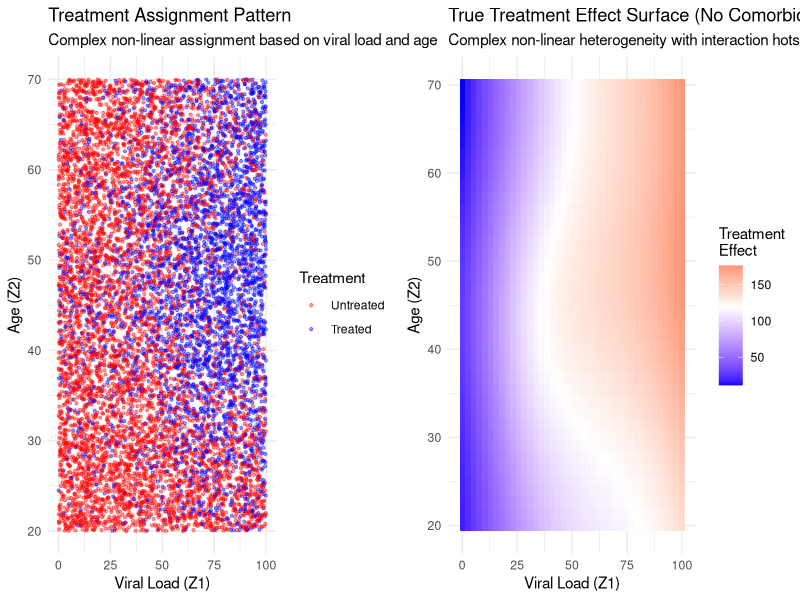

Generate this figure with R: (Note: this script raises an error after producing the figure.)
## ---- chunk 1
knitr::opts_chunk$set(
  echo = TRUE,
  message = FALSE,
  warning = FALSE,
  fig.align = "center",
  fig.width = 10,
  fig.height = 6
)


# Load required libraries
library(dplyr)
library(knitr)
library(kableExtra)
library(randomForest)
library(ggplot2)
library(gridExtra)
library(caret)

## ---- chunk 2
# Simple tabular data from original tutorial
z <- c(0, 0, 1, 1)
a <- c(0, 1, 0, 1)
y <- c(100, 150, 80, 130)
n <- c(300, 200, 150, 350)

data_simple <- data.frame(z, a, y, n)

kable(data_simple, 
      caption = "Table 1: Simple Cross-sectional Data",
      col.names = c("Z (Viral Load)", "A (Treatment)", "Y (CD4 Count)", "N (Sample Size)")) %>%
  kable_styling(bootstrap_options = c("striped", "hover", "condensed"))
## ---- chunk 3
# Calculate marginal distribution of Z
total_n <- sum(n)
z_marginal <- data_simple %>%
  group_by(z) %>%
  summarise(total = sum(n), prob = sum(n) / total_n, .groups = 'drop')

# Non-parametric G-formula
treated_outcomes <- data_simple %>%
  filter(a == 1) %>%
  left_join(z_marginal %>% select(z, prob), by = "z") %>%
  mutate(weighted_y = y * prob)

untreated_outcomes <- data_simple %>%
  filter(a == 0) %>%
  left_join(z_marginal %>% select(z, prob), by = "z") %>%
  mutate(weighted_y = y * prob)

ate_simple_nonparam <- sum(treated_outcomes$weighted_y) - sum(untreated_outcomes$weighted_y)

# Parametric G-formula (expand data and fit models)
data_expanded <- data_simple %>% slice(rep(row_number(), n))

# Fit models
y_model_simple <- lm(y ~ a + z, data = data_simple, weights = n)

# Simulate and predict
set.seed(123)
sim_n <- 100000
z_sim <- sample(z_marginal$z, size = sim_n, replace = TRUE, prob = z_marginal$prob)
sim_data <- data.frame(z = z_sim)

y_treated_simple <- predict(y_model_simple, newdata = sim_data %>% mutate(a = 1))
y_untreated_simple <- predict(y_model_simple, newdata = sim_data %>% mutate(a = 0))
ate_simple_param <- mean(y_treated_simple) - mean(y_untreated_simple)

# Random Forest
rf_model_simple <- randomForest(y ~ a + z, data = data_expanded, ntree = 500)
y_rf_treated_simple <- predict(rf_model_simple, newdata = sim_data %>% mutate(a = 1))
y_rf_untreated_simple <- predict(rf_model_simple, newdata = sim_data %>% mutate(a = 0))
ate_simple_rf <- mean(y_rf_treated_simple) - mean(y_rf_untreated_simple)

cat("Simple Data Results:\n")
cat("Non-parametric ATE:", round(ate_simple_nonparam, 2), "\n")
cat("Linear model ATE:", round(ate_simple_param, 2), "\n")
cat("Random Forest ATE:", round(ate_simple_rf, 2), "\n")
## ---- chunk 4
set.seed(42)
n_obs <- 10000  # Enough sample for ML methods

# Generate multiple confounders for richer interactions
z1 <- runif(n_obs, 0, 100)    # Viral load
z2 <- runif(n_obs, 20, 70)    # Age  
z3 <- rbinom(n_obs, 1, 0.3)   # Comorbidity (0/1)

# Complex non-linear treatment assignment with smooth relationships
treatment_logit <- -1.5 + 
  # Smooth S-curve for viral load (sicker patients less likely to get treatment)
  3 * plogis((z1 - 50) / 20) - 1.5 +
  
  # Smooth inverse-U for age (middle-aged more likely to get treatment)
  2 * exp(-((z2 - 45) / 15)^2) - 0.5 +
  
  # Comorbidity effect that varies smoothly with other variables
  z3 * (0.5 + 0.02 * z1 - 0.01 * z2) +
  
  # Smooth interaction surfaces
  0.015 * z1 * (z2 - 45) / 25 +                    # Viral load × Age interaction
  0.3 * sin(z1 * pi / 50) * cos(z2 * pi / 40) +    # Trigonometric interaction
  z3 * 0.2 * cos((z1 + z2) * pi / 80)              # Three-way interaction

treatment_prob <- plogis(treatment_logit)
a <- rbinom(n_obs, 1, treatment_prob)

# Complex outcome model with baseline health declining with viral load and age
baseline_outcome <- 200 - 1.5 * z1 + 0.01 * z1^2 +           # Viral load effect
                   50 * exp(-((z2 - 40) / 12)^2) +            # Age effect (peak health ~40)
                   z3 * (-30 - 0.3 * z1 + 0.5 * z2)           # Comorbidity penalty

# Highly heterogeneous treatment effects - the key for demonstrating RF advantage
treatment_effect <- 
  # Base effect varies smoothly with viral load
  30 + 0.8 * z1 + 20 * tanh((z1 - 40) / 20) +       # Smooth transition around z1=40
  
  # Age modifies effectiveness (peak around age 45)
  25 * exp(-((z2 - 45) / 18)^2) +                    
  
  # Comorbidity creates complex interactions
  z3 * (20 - 0.4 * z1 + 0.3 * z2) +                 
  
  # Smooth interactions that linear models struggle with
  0.008 * z1 * z2 +                                  # Linear interaction
  0.15 * z1 * z3 +                                   # z1×z3 interaction
  
  # Non-linear patterns
  15 * sin(z1 * pi / 60) * (1 + 0.5 * z3) +         # Sine modulation
  10 * cos(z2 * pi / 50) * exp(-z1 / 100) +         # Decaying cosine
  
  # Regional "sweet spots" where treatment works exceptionally well
  20 * exp(-((z1 - 30)^2 + (z2 - 40)^2) / 400) +    # Gaussian sweet spot
  15 * exp(-((z1 - 70)^2 + (z2 - 50)^2) / 500) * z3 # Another for comorbid patients

# Final outcome with moderate noise
y <- baseline_outcome + a * treatment_effect + rnorm(n_obs, 0, 25)

# Create dataset
data_complex <- data.frame(
  z1 = z1, z2 = z2, z3 = z3, 
  a = a, y = y,
  true_te = treatment_effect
)

# Summary statistics
summary_stats <- data_complex %>%
  summarise(
    n = n(),
    z1_mean = mean(z1), z1_sd = sd(z1),
    z2_mean = mean(z2), z2_sd = sd(z2),
    z3_mean = mean(z3),
    prop_treated = mean(a),
    y_mean = mean(y), y_sd = sd(y),
    te_mean = mean(true_te), te_sd = sd(true_te)
  )

kable(summary_stats,
      caption = "Table 2: Complex Data Summary Statistics",
      col.names = c("N", "Z1 Mean", "Z1 SD", "Z2 Mean", "Z2 SD", "Z3 Mean", 
                   "Prop. Treated", "Y Mean", "Y SD", "TE Mean", "TE SD"),
      digits = 2) %>%
  kable_styling(bootstrap_options = c("striped", "hover", "condensed"))
## ---- chunk 5
# Treatment probability by viral load and age
p1 <- ggplot(data_complex, aes(x = z1, y = z2, color = factor(a))) +
  geom_point(alpha = 0.4, size = 0.8) +
  labs(title = "Treatment Assignment Pattern",
       subtitle = "Complex non-linear assignment based on viral load and age",
       x = "Viral Load (Z1)", y = "Age (Z2)", color = "Treatment") +
  scale_color_manual(values = c("red", "blue"), labels = c("Untreated", "Treated")) +
  theme_minimal()

# Treatment effect surface (for patients without comorbidity)
grid_size <- 40
z1_grid <- seq(0, 100, length.out = grid_size)
z2_grid <- seq(20, 70, length.out = grid_size)

te_surface <- expand.grid(z1 = z1_grid, z2 = z2_grid) %>%
  mutate(z3 = 0) %>%  # Show for z3 = 0
  mutate(
    te = 30 + 0.8 * z1 + 20 * tanh((z1 - 40) / 20) +
         25 * exp(-((z2 - 45) / 18)^2) +
         z3 * (20 - 0.4 * z1 + 0.3 * z2) +
         0.008 * z1 * z2 +
         0.15 * z1 * z3 +
         15 * sin(z1 * pi / 60) * (1 + 0.5 * z3) +
         10 * cos(z2 * pi / 50) * exp(-z1 / 100) +
         20 * exp(-((z1 - 30)^2 + (z2 - 40)^2) / 400) +
         15 * exp(-((z1 - 70)^2 + (z2 - 50)^2) / 500) * z3
  )

p2 <- ggplot(te_surface, aes(x = z1, y = z2, fill = te)) +
  geom_tile() +
  scale_fill_gradient2(low = "blue", mid = "white", high = "red", 
                      midpoint = median(te_surface$te), name = "Treatment\nEffect") +
  labs(title = "True Treatment Effect Surface (No Comorbidity)",
       subtitle = "Complex non-linear heterogeneity with interaction hotspots",
       x = "Viral Load (Z1)", y = "Age (Z2)") +
  theme_minimal()

grid.arrange(p1, p2, ncol = 2)
## ---- chunk 6
# Linear models (using all three confounders)
outcome_model_linear <- lm(y ~ a + z1 + z2 + z3 + a:z1, data = data_complex)

# Polynomial model with modest flexibility (doesn't mirror DGP structure)
outcome_model_poly <- lm(y ~ a * (z1 + I(z1^3) + z2 + z3) + 
                        z1:z2 + z2:z3, data = data_complex)

# Random Forest models with proper hyperparameters
set.seed(123)
outcome_model_rf <- randomForest(y ~ a + z1 + z2 + z3, data = data_complex, 
                                ntree = 2000,        # More trees for stability
                                nodesize = 20,       # Larger nodes (less overfitting)
                                mtry = 2,           # Fewer variables per split
                                maxnodes = 200,     # Limit complexity
                                importance = TRUE)

# Model performance summaries
cat("Model Performance Summary:\n")
cat("Linear outcome R²:", round(summary(outcome_model_linear)$r.squared, 3), "\n")
cat("Polynomial outcome R²:", round(summary(outcome_model_poly)$r.squared, 3), "\n")
cat("RF outcome % Var Explained:", round(tail(outcome_model_rf$rsq, 1) * 100, 1), "%\n")
## ---- chunk 7
# Simulation setup
set.seed(456)
sim_n <- 10000

# Sample from marginal distributions of confounders
z1_sim <- sample(data_complex$z1, size = sim_n, replace = TRUE)
z2_sim <- sample(data_complex$z2, size = sim_n, replace = TRUE)
z3_sim <- sample(data_complex$z3, size = sim_n, replace = TRUE)

sim_data <- data.frame(z1 = z1_sim, z2 = z2_sim, z3 = z3_sim)

# Calculate true ATE on simulation sample
true_te_sim <- 30 + 0.8 * z1_sim + 20 * tanh((z1_sim - 40) / 20) +
               25 * exp(-((z2_sim - 45) / 18)^2) +
               z3_sim * (20 - 0.4 * z1_sim + 0.3 * z2_sim) +
               0.008 * z1_sim * z2_sim +
               0.15 * z1_sim * z3_sim +
               15 * sin(z1_sim * pi / 60) * (1 + 0.5 * z3_sim) +
               10 * cos(z2_sim * pi / 50) * exp(-z1_sim / 100) +
               20 * exp(-((z1_sim - 30)^2 + (z2_sim - 40)^2) / 400) +
               15 * exp(-((z1_sim - 70)^2 + (z2_sim - 50)^2) / 500) * z3_sim

true_ate <- mean(true_te_sim)

# Linear model predictions
y_linear_treated <- predict(outcome_model_linear, newdata = sim_data %>% mutate(a = 1))
y_linear_untreated <- predict(outcome_model_linear, newdata = sim_data %>% mutate(a = 0))
ate_linear <- mean(y_linear_treated) - mean(y_linear_untreated)

# Polynomial model predictions
y_poly_treated <- predict(outcome_model_poly, newdata = sim_data %>% mutate(a = 1))
y_poly_untreated <- predict(outcome_model_poly, newdata = sim_data %>% mutate(a = 0))
ate_poly <- mean(y_poly_treated) - mean(y_poly_untreated)

# Random Forest predictions
y_rf_treated <- predict(outcome_model_rf, newdata = sim_data %>% mutate(a = 1))
y_rf_untreated <- predict(outcome_model_rf, newdata = sim_data %>% mutate(a = 0))
ate_rf <- mean(y_rf_treated) - mean(y_rf_untreated)

# Crude estimate
crude_treated <- mean(data_complex$y[data_complex$a == 1])
crude_untreated <- mean(data_complex$y[data_complex$a == 0])
crude_ate <- crude_treated - crude_untreated
## ---- chunk 8
# Create comprehensive results table
results_comparison <- data.frame(
  Method = c("True ATE", "Crude (Unadjusted)", "Linear G-Formula", 
             "Polynomial G-Formula", "Random Forest G-Formula"),
  ATE_Estimate = c(round(true_ate, 2), round(crude_ate, 2), round(ate_linear, 2), 
                   round(ate_poly, 2), round(ate_rf, 2)),
  Bias = c(0, round(crude_ate - true_ate, 2), round(ate_linear - true_ate, 2),
           round(ate_poly - true_ate, 2), round(ate_rf - true_ate, 2)),
  Abs_Bias = c(0, round(abs(crude_ate - true_ate), 2), round(abs(ate_linear - true_ate), 2),
               round(abs(ate_poly - true_ate), 2), round(abs(ate_rf - true_ate), 2)),
  Notes = c("Oracle truth", "Ignores confounding", "Simple linear model", 
                         "Cubic + interactions", "Flexible ML approach")
)

kable(results_comparison,
      caption = "Table 3: G-Formula Results Comparison",
      col.names = c("Method", "ATE Estimate", "Bias", "Absolute Bias", "Notes")) %>%
  kable_styling(bootstrap_options = c("striped", "hover", "condensed"))

# Performance insights
linear_bias <- results_comparison$Abs_Bias[3]      # Linear only
poly_bias <- results_comparison$Abs_Bias[4]        # Polynomial only
rf_bias <- results_comparison$Abs_Bias[5]          # Random Forest
best_parametric_bias <- min(linear_bias, poly_bias) # Best parametric approach

cat("\n*** KEY FINDINGS ***\n")
cat("True ATE:", round(true_ate, 2), "\n")
cat("Linear model bias:", round(linear_bias, 2), "\n")
cat("Polynomial model bias:", round(poly_bias, 2), "\n")
cat("Random Forest bias:", round(rf_bias, 2), "\n")

if(rf_bias < linear_bias) {
  rf_vs_linear <- round(linear_bias / rf_bias, 1)
  cat("✓ Random Forest performs", rf_vs_linear, "times better than linear model!\n")
} else {
  cat("Linear model performs similarly to or better than Random Forest.\n")
}

if(rf_bias < best_parametric_bias) {
  rf_vs_best_param <- round(best_parametric_bias / rf_bias, 1)
  cat("✓ Random Forest performs", rf_vs_best_param, "times better than best parametric method!\n")
} else {
  cat("Parametric methods perform similarly to or better than Random Forest.\n")
}
## ---- chunk 9
# Cross-validation comparison
set.seed(789)
cv_folds <- createFolds(data_complex$y, k = 5)

# Function to calculate RMSE
calculate_rmse <- function(actual, predicted) {
  sqrt(mean((actual - predicted)^2, na.rm = TRUE))
}

# Initialize RMSE vectors
rmse_linear <- rmse_poly <- rmse_rf <- numeric(5)

# Cross-validation loop
for(i in 1:5) {
  train_idx <- unlist(cv_folds[-i])
  test_idx <- cv_folds[[i]]
  
  train_data <- data_complex[train_idx, ]
  test_data <- data_complex[test_idx, ]
  
  # Fit models
  linear_cv <- lm(y ~ a + z1 + z2 + z3 + a:z1, data = train_data)
  poly_cv <- lm(y ~ a * (z1 + I(z1^3) + z2 + z3) + z1:z2 + z2:z3, data = train_data)
  rf_cv <- randomForest(y ~ a + z1 + z2 + z3, data = train_data, 
                       ntree = 1000, nodesize = 20, mtry = 2)
  
  # Predictions
  pred_linear <- predict(linear_cv, test_data)
  pred_poly <- predict(poly_cv, test_data)
  pred_rf <- predict(rf_cv, test_data)
  
  # RMSE calculation
  rmse_linear[i] <- calculate_rmse(test_data$y, pred_linear)
  rmse_poly[i] <- calculate_rmse(test_data$y, pred_poly)
  rmse_rf[i] <- calculate_rmse(test_data$y, pred_rf)
}

# Performance summary
performance_summary <- data.frame(
  Model = c("Linear", "Polynomial", "Random Forest"),
  Mean_RMSE = c(mean(rmse_linear), mean(rmse_poly), mean(rmse_rf)),
  SD_RMSE = c(sd(rmse_linear), sd(rmse_poly), sd(rmse_rf)),
  Improvement_vs_Linear = c("—", 
                           paste0(round((mean(rmse_linear) - mean(rmse_poly))/mean(rmse_linear)*100, 1), "%"),
                           paste0(round((mean(rmse_linear) - mean(rmse_rf))/mean(rmse_linear)*100, 1), "%"))
)

kable(performance_summary,
      caption = "Table 4: Cross-Validation Performance",
      col.names = c("Model", "Mean RMSE", "SD RMSE", "Improvement"),
      digits = 3) %>%
  kable_styling(bootstrap_options = c("striped", "hover", "condensed"))
## ---- chunk 10
# Compare model predictions across viral load (fixing age=40, comorbidity=0)
z1_plot_range <- seq(0, 100, length.out = 100)
plot_data_fixed <- data.frame(z1 = z1_plot_range, z2 = 40, z3 = 0)

# Calculate true treatment effect for this slice
true_te_plot <- 30 + 0.8 * z1_plot_range + 20 * tanh((z1_plot_range - 40) / 20) +
                25 * exp(-((40 - 45) / 18)^2) +
                0 * (20 - 0.4 * z1_plot_range + 0.3 * 40) +
                0.008 * z1_plot_range * 40 +
                0.15 * z1_plot_range * 0 +
                15 * sin(z1_plot_range * pi / 60) * (1 + 0.5 * 0) +
                10 * cos(40 * pi / 50) * exp(-z1_plot_range / 100) +
                20 * exp(-((z1_plot_range - 30)^2 + (40 - 40)^2) / 400) +
                15 * exp(-((z1_plot_range - 70)^2 + (40 - 50)^2) / 500) * 0

# Model predictions
pred_linear_treated <- predict(outcome_model_linear, newdata = plot_data_fixed %>% mutate(a = 1))
pred_linear_untreated <- predict(outcome_model_linear, newdata = plot_data_fixed %>% mutate(a = 0))
te_linear <- pred_linear_treated - pred_linear_untreated

pred_poly_treated <- predict(outcome_model_poly, newdata = plot_data_fixed %>% mutate(a = 1))
pred_poly_untreated <- predict(outcome_model_poly, newdata = plot_data_fixed %>% mutate(a = 0))
te_poly <- pred_poly_treated - pred_poly_untreated

pred_rf_treated <- predict(outcome_model_rf, newdata = plot_data_fixed %>% mutate(a = 1))
pred_rf_untreated <- predict(outcome_model_rf, newdata = plot_data_fixed %>% mutate(a = 0))
te_rf <- pred_rf_treated - pred_rf_untreated

# Create plotting dataframe
te_df <- data.frame(
  z1 = rep(z1_plot_range, 4),
  treatment_effect = c(true_te_plot, te_linear, te_poly, te_rf),
  model = rep(c("True Effect", "Linear", "Polynomial", "Random Forest"), each = 100)
)

# Plot treatment effects
p_te <- ggplot(te_df, aes(x = z1, y = treatment_effect, color = model, linetype = model)) +
  geom_line(size = 1.2) +
  labs(title = "Treatment Effect by Viral Load (Age=40, No Comorbidity)",
       subtitle = "Model comparison showing Random Forest's ability to capture non-linear patterns",
       x = "Viral Load (Z1)", y = "Treatment Effect",
       color = "Model", linetype = "Model") +
  theme_minimal() +
  scale_color_manual(values = c("black", "red", "blue", "darkgreen")) +
  scale_linetype_manual(values = c("solid", "dashed", "dotted", "solid")) +
  theme(legend.position = "bottom")

print(p_te)
